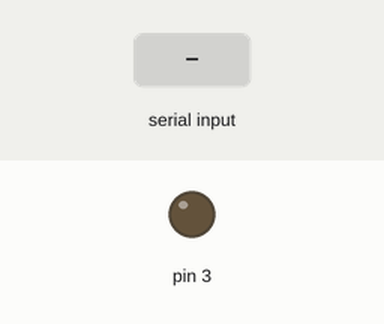
A sketch run on a simulated Arduino Uno, built with avr-gcc and run on an emulated ATmega328P. Parts: output pins drawn as LEDs (lit = HIGH). The inputs (shaded band) are chosen by the test bench.

Above: at 1.2 s.
1.3 s: "A" received over Serial
At 2.3 s:
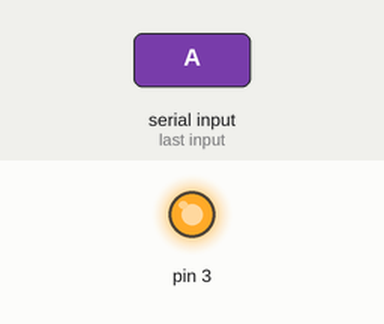
2.8 s: "E" received over Serial
At 3.4 s:
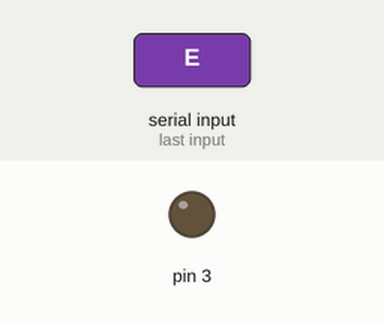
Timing chart, 0 to 5.8 s (numbered marks = the images above; inputs shaded):
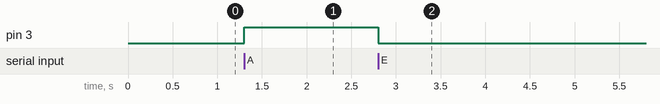

The sketch:

Led_por_bluetooth.ino
```cpp
char estado;
int tiempo=1000;
void setup() {
  Serial.begin(9600);
  pinMode(3,OUTPUT);
}

void loop() {
if(Serial.available()>0){
  estado=Serial.read();
  if(estado=='A'){
    digitalWrite (3,HIGH);

}
if(estado=='E'){
  digitalWrite (3,LOW);
}
}

}
```

Measured:
- after the input at 1.3 s, pin 3: LOW → HIGH at once
- after the input at 2.8 s, pin 3: HIGH → LOW at once
